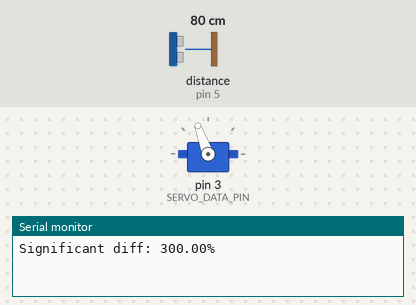
This sketch was run on a simulated Arduino Uno, built with avr-gcc and run on an emulated ATmega328P. Parts: servo, the last lines printed to the serial monitor. Inputs (shaded band) come from the test bench; at power-on: distance to the obstacle (sensor on pin 5) 80 cm. The echo pulse lasts 58.3 µs per cm.

Above: at 0.26 s.
At 1.2 s:
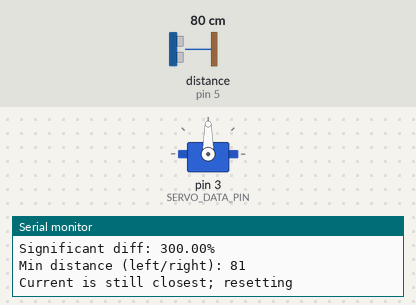
1.3 s: distance to the obstacle (sensor on pin 5) set to 2 cm
At 1.41 s:
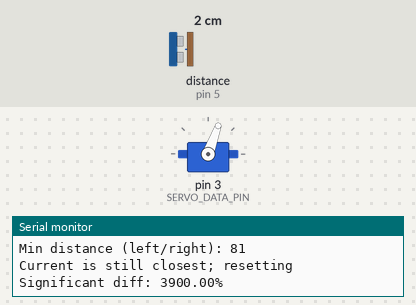
Timing chart, 0 to 4.3 s (numbered marks = the images above; inputs shaded):
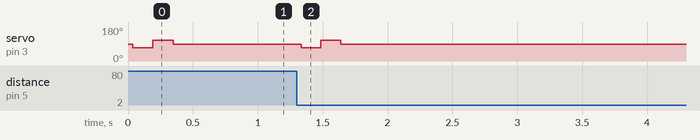

The sketch:

follow-bot.ino
```cpp
#include <Servo.h> // Include the Servo library
#include <NewPing.h> // Include the NewPing library

#define SERVO_DATA_PIN 3 // Create a variable for the Servo Data pin
#define ECHO_PIN 5 // Create a variable for the Ultrasonic Echo pin
#define TRIG_PIN 6 // Create a variable for the Ultrasonic Trigger pin
#define MAX_DISTANCE 400 // Create a variable for the Max Distance (in cm) that the Ultrasonic Sensor looks for
#define testDistance 20 // Create a variable for the amount (in degrees) that the Servo will travel to test the distance
#define testDelay 100 // A variable that sets the delay for certain processes in the testSurroundings function
#define WIGGLE_ROOM 25 // percentage chagne in sensor reading to cause it to move

NewPing sonar(TRIG_PIN, ECHO_PIN, MAX_DISTANCE); // Create a Sonar object for the Ultrasonic Sensor
Servo sonicservo; // Create a Servo object called sonicservo for the servo

int pos = 90;
int currentReading;
int lastReading = MAX_DISTANCE;

void setup() { // Start the setup function
  Serial.begin(115200); // Initialize a serial connection with the computer
  sonicservo.attach(SERVO_DATA_PIN); // Attach the sonicservo object to the servo data pin on the Arduino
  sonicservo.write(pos); // Center the servo
} // End the setup function

void loop() { // Start the loop function
  delay(30); // Pause the program for 30 ms to wait to receive the next position
  currentReading = sonar.ping() / US_ROUNDTRIP_CM;
  float pct = (abs(lastReading - currentReading)) / currentReading * 100;
  if (pct >= WIGGLE_ROOM) {
    Serial.print("Significant diff: ");
    Serial.print(pct);
    Serial.println("%");
    findClosestObject();
  } else {
    resetToCurrent();
  }
}

void resetToCurrent() {
  lastReading = currentReading;
  if (pos < 0) {
    pos = 0;
  } else if (pos > 180) {
    pos = 180;
  } else {
    sonicservo.write(pos);
  }
}

void findClosestObject() {

  sonicservo.write(pos - testDistance); // Set the servo to it's current position minus the distance that has been set for it to test
  delay(testDelay); // Let the servo compute the line above
  int leftReading = sonar.ping() / US_ROUNDTRIP_CM; // Take an ultrasonic reading of it's current position
  delay(testDelay / 2); // Wait for the ultrasonic sensor
  sonicservo.write(pos + testDistance); // Set the servo to it's current position plus the distance that has been set for it to test
  delay(testDelay); //Let the servo compute the line above
  int rightReading = sonar.ping() / US_ROUNDTRIP_CM; // Take an ultrasonic reading of it's current position
  delay(testDelay / 2); // Wait for the ultrasonic sensor

  int minReading = min(rightReading, leftReading);
  Serial.print("Min distance (left/right): ");
  Serial.println(minReading);
  if (minReading < currentReading) {
    if (minReading == rightReading) {
      Serial.println("Right is closest; staying put");
      pos += testDistance;
      lastReading = rightReading;
    } else {
      Serial.println("Left is closest; moving back");
      pos -= testDistance;
      lastReading = leftReading;
      sonicservo.write(pos);
    }
  } else {
    Serial.println("Current is still closest; resetting");
    resetToCurrent();
  }
}
```

Measured:
- after the input at 1.3 s, servo on pin 3 (SERVO_DATA_PIN): 90° → 70° at once, → 110° 0.15 s later, → 90° 0.15 s later
